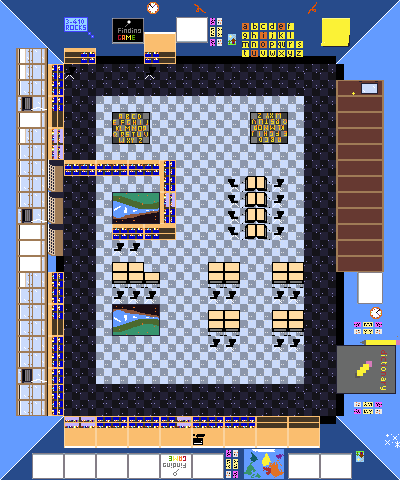

The image is a tile-based game level rendered from a .tmx file. Its description and source (layers, tilesets, objects; grid data summarised) follow:
An orthogonal 25x30 tile map with 16x16 px tiles, 4 tile layers (Tile Layer 1, collide, moveable, decoration) and 85 objects (72x find, 12x student, teacher).

<map version="1.10" tiledversion="1.10.2" orientation="orthogonal" renderorder="right-down" width="25" height="30" tilewidth="16" tileheight="16" infinite="0" nextlayerid="6" nextobjectid="92">
 <editorsettings>
  <export format="json" />
 </editorsettings>
 <tileset firstgid="1" source="CLASSROOM_MAX.tsx" />
 <layer id="1" name="Tile Layer 1" width="25" height="30">
  <data>[750 cells, 750 non-empty, 12 distinct tile ids]</data>
 </layer>
 <layer id="2" name="collide" width="25" height="30">
  <data>[750 cells, 228 non-empty, 32 distinct tile ids]</data>
 </layer>
 <layer id="5" name="moveable" width="25" height="30">
  <data>[750 cells, 29 non-empty, 3 distinct tile ids]</data>
 </layer>
 <layer id="3" name="decoration" width="25" height="30">
  <data>[750 cells, 137 non-empty, 59 distinct tile ids]</data>
 </layer>
 <objectgroup id="4" name="spawn">
  <object id="3" name="find" x="272" y="120">
   <point />
  </object>
  <object id="5" name="find" x="152" y="184">
   <point />
  </object>
  <object id="7" name="find" x="151.333" y="152.333">
   <point />
  </object>
  <object id="8" name="find" x="135" y="150.667">
   <point />
  </object>
  <object id="10" name="find" x="88" y="151.333">
   <point />
  </object>
  <object id="11" name="find" x="102.667" y="150.333">
   <point />
  </object>
  <object id="12" name="find" x="68.6667" y="219.333">
   <point />
  </object>
  <object id="13" name="find" x="214.773" y="293.122">
   <point />
  </object>
  <object id="14" name="find" x="72.7083" y="267.708" rotation="-90">
   <point />
  </object>
  <object id="15" name="find" x="77.2917" y="363.875" rotation="-90">
   <point />
  </object>
  <object id="16" name="find" x="105.333" y="404.833" rotation="-180">
   <point />
  </object>
  <object id="17" name="find" x="152" y="52.5833">
   <point />
  </object>
  <object id="18" name="find" x="79.9167" y="58.2917">
   <point />
  </object>
  <object id="19" name="student" x="283" y="80.167">
   <point />
  </object>
  <object id="20" name="student" x="136.833" y="328">
   <point />
  </object>
  <object id="21" name="student" x="291.333" y="366.167">
   <point />
  </object>
  <object id="22" name="teacher" x="123.667" y="67.8333">
   <point />
  </object>
  <object id="23" name="find" x="236.356" y="337.731" rotation="90">
   <point />
  </object>
  <object id="24" name="find" x="108.75" y="218.75">
   <point />
  </object>
  <object id="25" name="find" x="135.625" y="225.25">
   <point />
  </object>
  <object id="26" name="find" x="251.5" y="247.034">
   <point />
  </object>
  <object id="27" name="find" x="70.25" y="183.25">
   <point />
  </object>
  <object id="28" name="find" x="236.5" y="69.5">
   <point />
  </object>
  <object id="29" name="find" x="332.5" y="114.5">
   <point />
  </object>
  <object id="30" name="find" x="329.5" y="145">
   <point />
  </object>
  <object id="31" name="find" x="327" y="330.5">
   <point />
  </object>
  <object id="32" name="find" x="329.5" y="404">
   <point />
  </object>
  <object id="33" name="find" x="267" y="384.5">
   <point />
  </object>
  <object id="34" name="find" x="269.5" y="411">
   <point />
  </object>
  <object id="35" name="find" x="303" y="412">
   <point />
  </object>
  <object id="36" name="find" x="60.5" y="324.5">
   <point />
  </object>
  <object id="37" name="find" x="198.5" y="87.5">
   <point />
  </object>
  <object id="38" name="find" x="205" y="134">
   <point />
  </object>
  <object id="39" name="find" x="203" y="203">
   <point />
  </object>
  <object id="40" name="find" x="188" y="282.5">
   <point />
  </object>
  <object id="41" name="find" x="169.5" y="244">
   <point />
  </object>
  <object id="42" name="find" x="259" y="252">
   <point />
  </object>
  <object id="43" name="find" x="276" y="299.5">
   <point />
  </object>
  <object id="44" name="find" x="202.5" y="407.5">
   <point />
  </object>
  <object id="45" name="find" x="229" y="404.5">
   <point />
  </object>
  <object id="46" name="find" x="169.5" y="360">
   <point />
  </object>
  <object id="47" name="find" x="142" y="390.5">
   <point />
  </object>
  <object id="48" name="find" x="146" y="323">
   <point />
  </object>
  <object id="49" name="find" x="209.955" y="339.273">
   <point />
  </object>
  <object id="50" name="find" x="170.5" y="293.5">
   <point />
  </object>
  <object id="51" name="find" x="154" y="261">
   <point />
  </object>
  <object id="52" name="find" x="103" y="270">
   <point />
  </object>
  <object id="53" name="find" x="95" y="195.5">
   <point />
  </object>
  <object id="54" name="find" x="67.5" y="115">
   <point />
  </object>
  <object id="55" name="find" x="319.5" y="253.5">
   <point />
  </object>
  <object id="57" name="student" x="231.5" y="292">
   <point />
  </object>
  <object id="58" name="student" x="236.5" y="234">
   <point />
  </object>
  <object id="59" name="student" x="279.5" y="234.5">
   <point />
  </object>
  <object id="60" name="student" x="281.5" y="200">
   <point />
  </object>
  <object id="61" name="student" x="231.5" y="197">
   <point />
  </object>
  <object id="62" name="student" x="116" y="114">
   <point />
  </object>
  <object id="63" name="student" x="143.5" y="112">
   <point />
  </object>
  <object id="64" name="student" x="127" y="121.5">
   <point />
  </object>
  <object id="65" name="student" x="289" y="135">
   <point />
  </object>
  <object id="66" name="find" x="314" y="161.333">
   <point />
  </object>
  <object id="67" name="find" x="286.667" y="146.667">
   <point />
  </object>
  <object id="68" name="find" x="260.667" y="146.667">
   <point />
  </object>
  <object id="69" name="find" x="253.333" y="136.667">
   <point />
  </object>
  <object id="70" name="find" x="237.333" y="123.333">
   <point />
  </object>
  <object id="71" name="find" x="225.333" y="125.333">
   <point />
  </object>
  <object id="72" name="find" x="222.667" y="137.333">
   <point />
  </object>
  <object id="73" name="find" x="226" y="138">
   <point />
  </object>
  <object id="74" name="find" x="238.667" y="140">
   <point />
  </object>
  <object id="75" name="find" x="259.333" y="130.667">
   <point />
  </object>
  <object id="76" name="find" x="233.333" y="96.6667">
   <point />
  </object>
  <object id="77" name="find" x="221.333" y="81.3333">
   <point />
  </object>
  <object id="78" name="find" x="206.667" y="81.3333">
   <point />
  </object>
  <object id="79" name="find" x="184" y="96.6667">
   <point />
  </object>
  <object id="80" name="find" x="182.667" y="107.333">
   <point />
  </object>
  <object id="81" name="find" x="190.667" y="127.333">
   <point />
  </object>
  <object id="82" name="find" x="202.667" y="134.667">
   <point />
  </object>
  <object id="83" name="find" x="198.667" y="149.333">
   <point />
  </object>
  <object id="84" name="find" x="181.333" y="148">
   <point />
  </object>
  <object id="85" name="find" x="179.333" y="134.667">
   <point />
  </object>
  <object id="86" name="find" x="180" y="130.667">
   <point />
  </object>
  <object id="87" name="find" x="244.667" y="144">
   <point />
  </object>
  <object id="88" name="find" x="213.333" y="158.667">
   <point />
  </object>
  <object id="89" name="find" x="272" y="161.333">
   <point />
  </object>
  <object id="90" name="find" x="306" y="68.6667">
   <point />
  </object>
  <object id="91" name="find" x="259.333" y="82.6667">
   <point />
  </object>
 </objectgroup>
</map>
